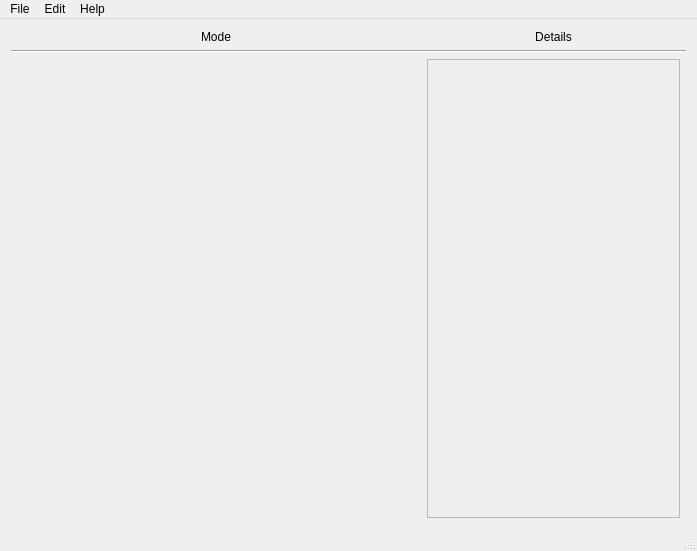
<?xml version="1.0" encoding="UTF-8"?>
<ui version="4.0">
 <class>MainWindow</class>
 <widget class="QMainWindow" name="MainWindow">
  <property name="geometry">
   <rect>
    <x>0</x>
    <y>0</y>
    <width>697</width>
    <height>551</height>
   </rect>
  </property>
  <property name="windowTitle">
   <string>EGG</string>
  </property>
  <property name="windowIcon">
   <iconset resource="../resouces.qrc">
    <normaloff>:/Resources/egg.ico</normaloff>:/Resources/egg.ico</iconset>
  </property>
  <widget class="QWidget" name="centralWidget">
   <layout class="QGridLayout" name="gridLayout" columnstretch="1618,1000,0">
    <item row="0" column="0">
     <widget class="QLabel" name="label">
      <property name="text">
       <string>Mode</string>
      </property>
      <property name="alignment">
       <set>Qt::AlignCenter</set>
      </property>
     </widget>
    </item>
    <item row="1" column="0" colspan="3">
     <widget class="Line" name="line">
      <property name="orientation">
       <enum>Qt::Horizontal</enum>
      </property>
     </widget>
    </item>
    <item row="2" column="0">
     <layout class="QHBoxLayout" name="leftLayout"/>
    </item>
    <item row="2" column="1">
     <widget class="QScrollArea" name="scrollArea">
      <property name="widgetResizable">
       <bool>true</bool>
      </property>
      <widget class="QWidget" name="scrollAreaWidgetContents">
       <property name="geometry">
        <rect>
         <x>0</x>
         <y>0</y>
         <width>250</width>
         <height>444</height>
        </rect>
       </property>
      </widget>
     </widget>
    </item>
    <item row="0" column="1">
     <widget class="QLabel" name="label_2">
      <property name="text">
       <string>Details</string>
      </property>
      <property name="alignment">
       <set>Qt::AlignCenter</set>
      </property>
     </widget>
    </item>
   </layout>
  </widget>
  <widget class="QMenuBar" name="menuBar">
   <property name="geometry">
    <rect>
     <x>0</x>
     <y>0</y>
     <width>697</width>
     <height>25</height>
    </rect>
   </property>
   <widget class="QMenu" name="menuFile">
    <property name="title">
     <string>File</string>
    </property>
    <widget class="QMenu" name="menuExport">
     <property name="title">
      <string>Export</string>
     </property>
     <addaction name="actionTo_PEGASUS_file"/>
    </widget>
    <addaction name="actionNew"/>
    <addaction name="actionOpen"/>
    <addaction name="separator"/>
    <addaction name="actionSave"/>
    <addaction name="actionSave_As"/>
    <addaction name="menuExport"/>
    <addaction name="separator"/>
    <addaction name="actionExit"/>
   </widget>
   <widget class="QMenu" name="menuEdit">
    <property name="title">
     <string>Edit</string>
    </property>
    <addaction name="actionUndo"/>
    <addaction name="actionRedo"/>
    <addaction name="separator"/>
    <addaction name="actionRepeat"/>
    <addaction name="separator"/>
    <addaction name="actionOptions"/>
   </widget>
   <widget class="QMenu" name="menuHelp">
    <property name="title">
     <string>Help</string>
    </property>
    <addaction name="actionTutorial"/>
    <addaction name="separator"/>
    <addaction name="actionAbout"/>
   </widget>
   <addaction name="menuFile"/>
   <addaction name="menuEdit"/>
   <addaction name="menuHelp"/>
  </widget>
  <widget class="QStatusBar" name="statusBar"/>
  <action name="actionNew">
   <property name="icon">
    <iconset resource="../resouces.qrc">
     <normaloff>:/Resources/new.svg</normaloff>:/Resources/new.svg</iconset>
   </property>
   <property name="text">
    <string>New</string>
   </property>
  </action>
  <action name="actionOpen">
   <property name="icon">
    <iconset resource="../resouces.qrc">
     <normaloff>:/Resources/open.svg</normaloff>:/Resources/open.svg</iconset>
   </property>
   <property name="text">
    <string>Open</string>
   </property>
  </action>
  <action name="actionSave">
   <property name="icon">
    <iconset resource="../resouces.qrc">
     <normaloff>:/Resources/save.svg</normaloff>:/Resources/save.svg</iconset>
   </property>
   <property name="text">
    <string>Save</string>
   </property>
  </action>
  <action name="actionExit">
   <property name="icon">
    <iconset resource="../resouces.qrc">
     <normaloff>:/Resources/x.svg</normaloff>:/Resources/x.svg</iconset>
   </property>
   <property name="text">
    <string>Exit</string>
   </property>
  </action>
  <action name="actionTo_PEGASUS_file">
   <property name="text">
    <string>To PEGASUS file</string>
   </property>
  </action>
  <action name="actionSave_As">
   <property name="text">
    <string>Save As</string>
   </property>
  </action>
  <action name="actionUndo">
   <property name="enabled">
    <bool>false</bool>
   </property>
   <property name="icon">
    <iconset resource="../resouces.qrc">
     <normaloff>:/Resources/undo.svg</normaloff>:/Resources/undo.svg</iconset>
   </property>
   <property name="text">
    <string>Undo</string>
   </property>
  </action>
  <action name="actionRedo">
   <property name="enabled">
    <bool>false</bool>
   </property>
   <property name="icon">
    <iconset resource="../resouces.qrc">
     <normaloff>:/Resources/redo.svg</normaloff>:/Resources/redo.svg</iconset>
   </property>
   <property name="text">
    <string>Redo</string>
   </property>
  </action>
  <action name="actionOptions">
   <property name="icon">
    <iconset resource="../resouces.qrc">
     <normaloff>:/Resources/gear.svg</normaloff>:/Resources/gear.svg</iconset>
   </property>
   <property name="text">
    <string>Preferences</string>
   </property>
  </action>
  <action name="actionTutorial">
   <property name="icon">
    <iconset resource="../resouces.qrc">
     <normaloff>:/Resources/help.svg</normaloff>:/Resources/help.svg</iconset>
   </property>
   <property name="text">
    <string>Tutorial</string>
   </property>
  </action>
  <action name="actionAbout">
   <property name="text">
    <string>About</string>
   </property>
  </action>
  <action name="actionRepeat">
   <property name="enabled">
    <bool>false</bool>
   </property>
   <property name="text">
    <string>Repeat</string>
   </property>
  </action>
 </widget>
 <layoutdefault spacing="6" margin="11"/>
 <resources>
  <include location="../resouces.qrc"/>
 </resources>
 <connections/>
</ui>
